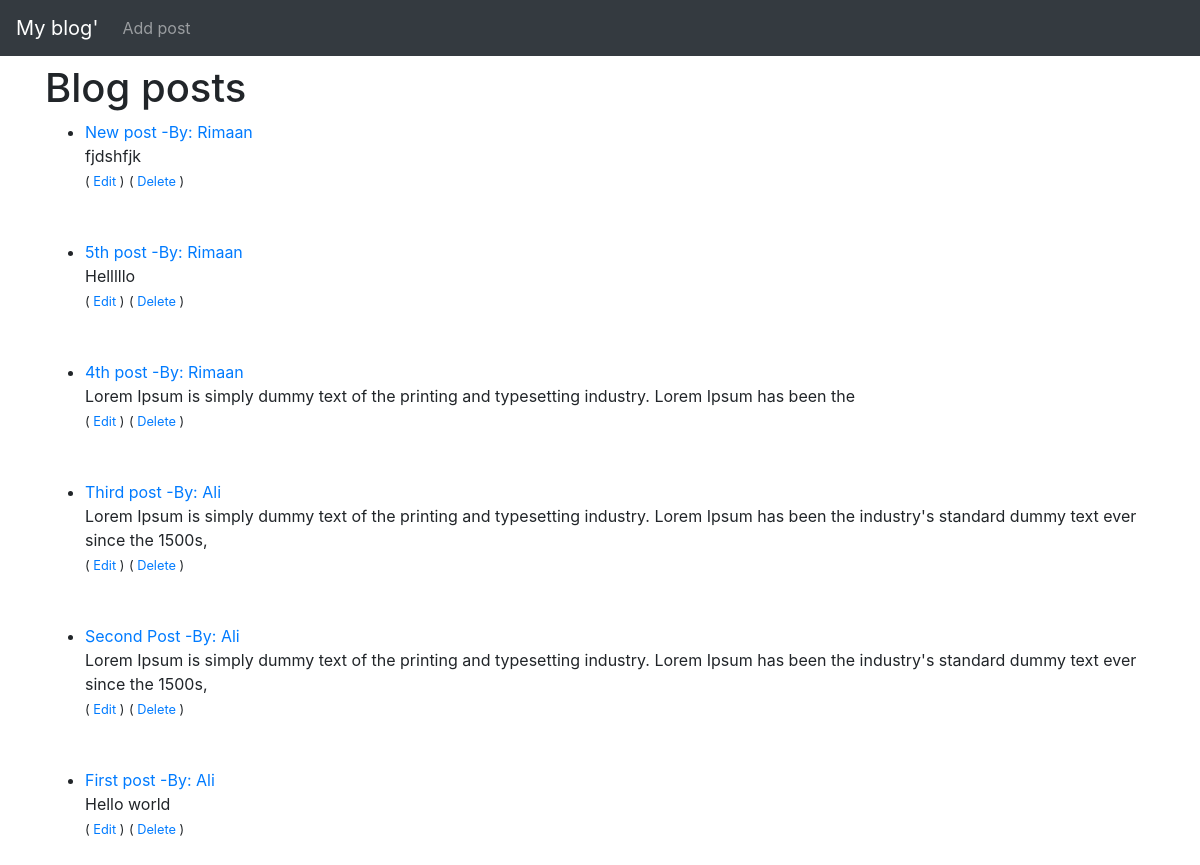
The app's page /, older data.
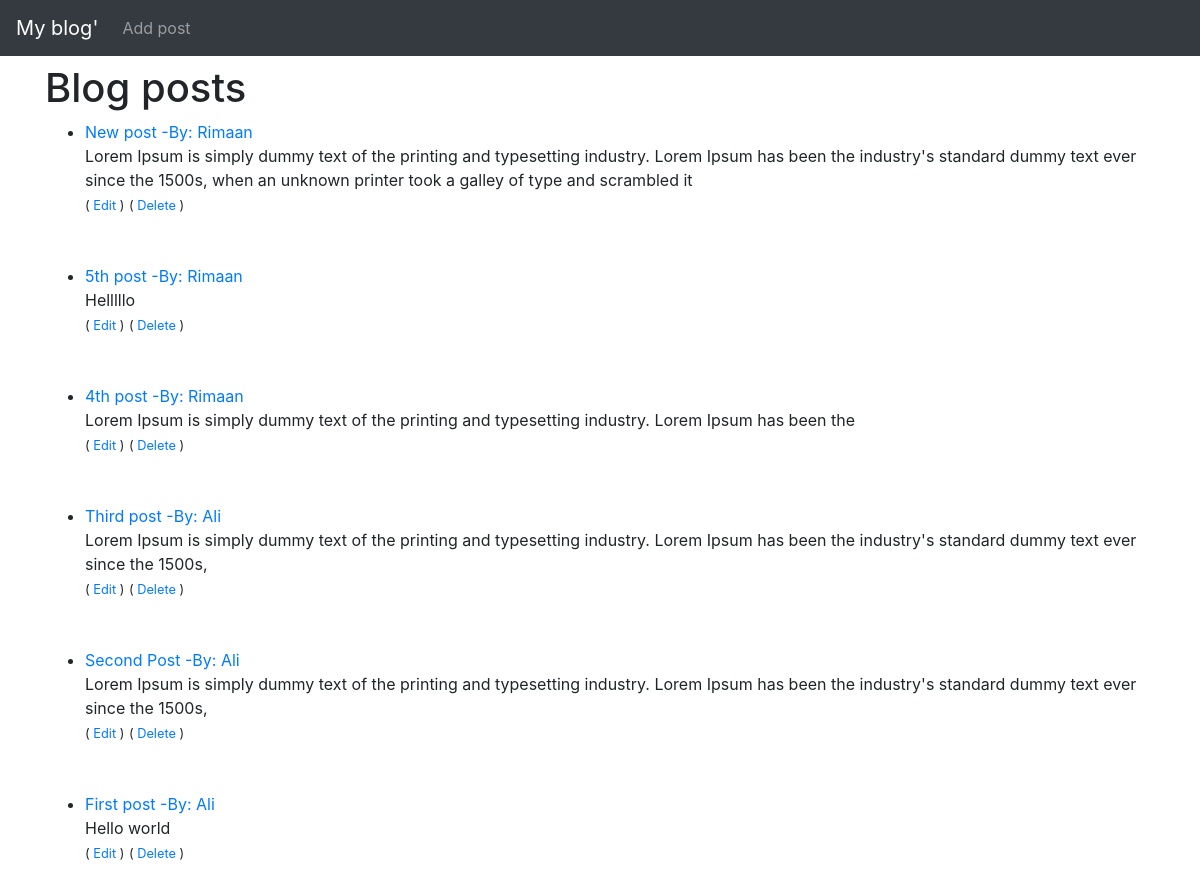
The same page, newer data.
### main/models.py (models this page shows, shortened)
class Post(models.Model):
    title = models.CharField(max_length=255)
    description = models.TextField()
    author = models.ForeignKey(User,on_delete=models.CASCADE)

### main/views.py (the view)
# urls.py: path('',views.index.as_view(),name='index'),
class index(ListView):
    model = Post
    template_name = 'index.html'
    ordering = ['-id']

### main/templates/index.html
{% extends 'base.html' %} {% block title %} index {% endblock title %}
{% block body %}
<h1>Blog posts</h1>
<ul>
  {% for post in object_list %}
  <li>
    <a href=" {% url 'postDetail' post.id %} ">
        {{post.title}} -By: {{post.author.first_name}}
    </a>
    <br />
    {{post.description}}
    <br>
    <small>( <a href=" {% url 'postUpdate' post.id %} ">Edit</a> )</small>
    <small>( <a href=" {% url 'postDelete' post.id %} ">Delete</a> )</small>
  </li>
  <br /><br />
  {% endfor %}
</ul>
{% endblock body %}

Row changes from the older to the newer data that the page shows:
changed Post "New post": description "fjdshfjk" → "Lorem Ipsum is simply dummy text of the printing and typesetting industry. Lorem Ipsum has been the industry's standard dummy text ever since the 1500s, when an unknown printer took a galley of type and scrambled it"
